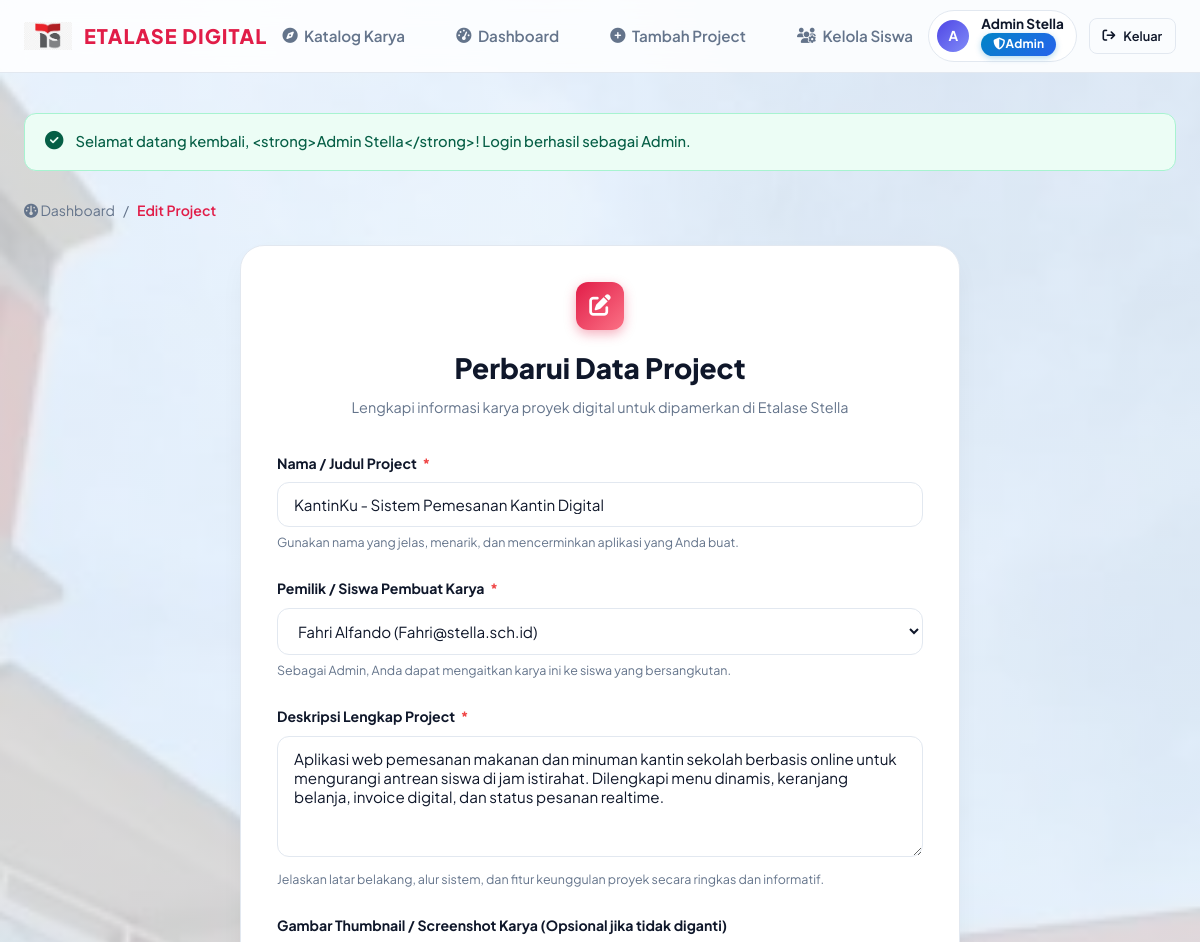
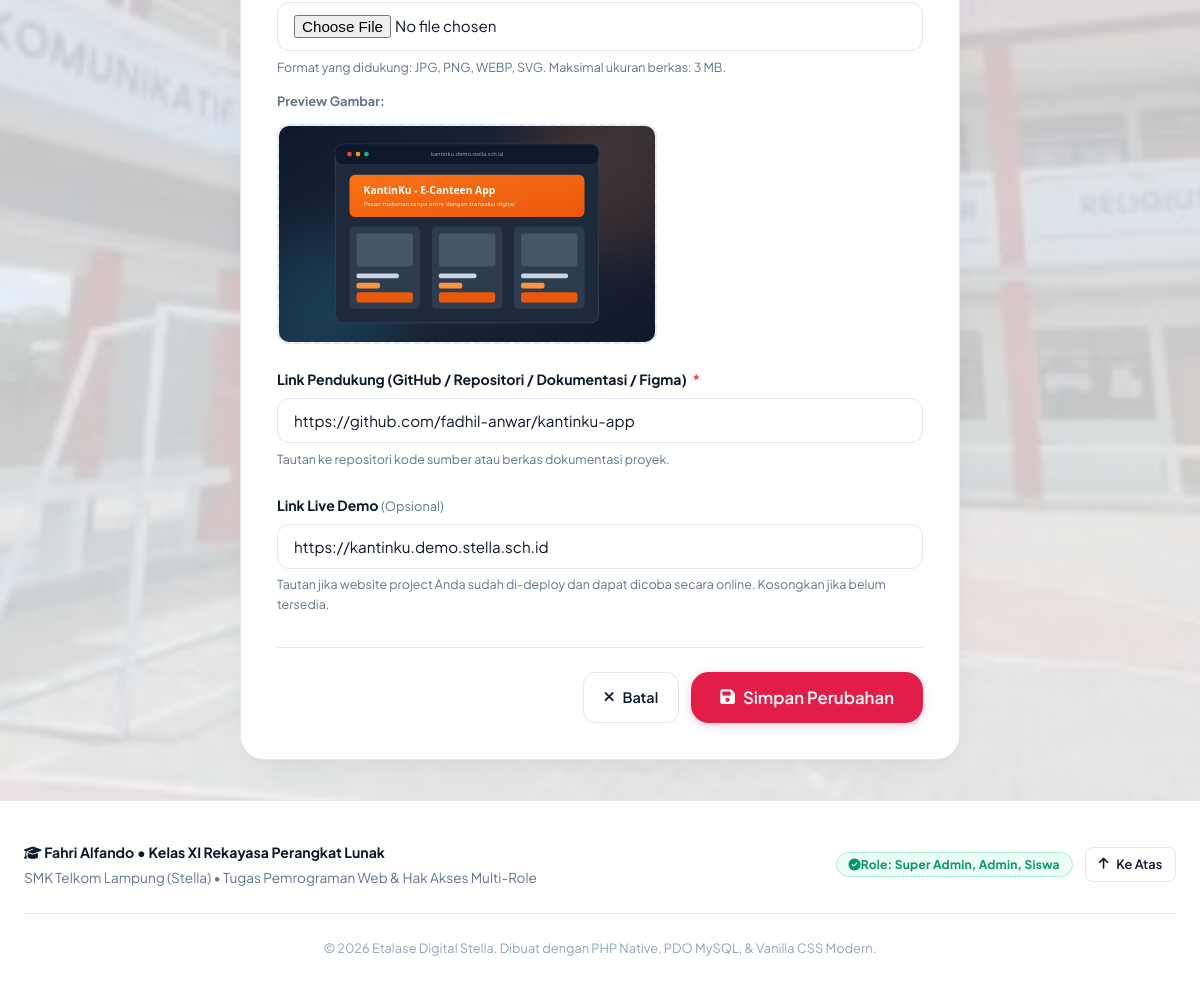
/project_form.php?id=1 (signed in), run on the app's committed database (2 pictures, top to bottom).
### tables this page shows
CREATE TABLE IF NOT EXISTS projects (
    id INT AUTO_INCREMENT PRIMARY KEY,
    user_id INT NOT NULL,
    nama_project VARCHAR(150) NOT NULL,
    deskripsi TEXT NOT NULL,
    gambar VARCHAR(255) NOT NULL,
    link_project VARCHAR(255) NOT NULL,
    demo VARCHAR(255) DEFAULT NULL,
    created_at TIMESTAMP DEFAULT CURRENT_TIMESTAMP,
    FOREIGN KEY (user_id) REFERENCES users(id) ON DELETE CASCADE
);

### project_form.php (the view, shortened to what this page needs)
<?php
require_once __DIR__ . '/config.php';
$currentRole = current_role();
$currentUserId = current_user_id();
$id = (int)($_GET['id'] ?? 0);
$isEdit = ($id > 0);
$project = null;
if ($isEdit) {
    $stmt = $pdo->prepare("SELECT * FROM projects WHERE id = :id");
    $stmt->execute(['id' => $id]);
    $project = $stmt->fetch();
}
$students = [];
if ($currentRole === 'super_admin' || $currentRole === 'admin') {
    $students = $pdo->query("SELECT id, nama, email FROM users WHERE role = 'siswa' ORDER BY nama ASC")->fetchAll();
}
require __DIR__ . '/header.php';
?>
<div style="margin-bottom: 1.5rem; display: flex; align-items: center; gap: 0.5rem; font-size: 0.88rem; color: var(--color-text-muted);">
    <a href="dashboard.php" style="color: var(--color-text-muted);"><i class="fa-solid fa-gauge"></i> Dashboard</a>
    <span>/</span>
    <span style="color: var(--color-primary); font-weight: 600;">
        <?= $isEdit ? 'Edit Project' : 'Tambah Project Baru' ?>
    </span>
</div>
<div class="form-card">
    <div style="margin-bottom: 2rem; text-align: center;">
        <div class="brand-icon" style="margin: 0 auto 1rem; width: 48px; height: 48px; font-size: 1.35rem;">
            <i class="fa-solid <?= $isEdit ? 'fa-pen-to-square' : 'fa-folder-plus' ?>"></i>
        </div>
        <h1 style="font-size: 1.75rem; font-weight: 800; color: var(--color-text-main); margin-bottom: 0.35rem;">
            <?= $isEdit ? 'Perbarui Data Project' : 'Publikasikan Project Baru' ?>
        </h1>
        <p style="color: var(--color-text-muted); font-size: 0.9rem;">
            Lengkapi informasi karya proyek digital untuk dipamerkan di Etalase Stella
        </p>
    </div>
    <form action="project_action.php" method="POST" enctype="multipart/form-data">
        <div class="form-group">
            <label for="namaProject" class="form-label">
                Nama / Judul Project <span class="required">*</span>
            </label>
            <input type="text" name="nama_project" id="namaProject" class="form-control" value="<?= e($project['nama_project'] ?? '') ?>" placeholder="Contoh: Aplikasi Pemesanan Kantin Digital" required autofocus>
            <div class="form-hint">Gunakan nama yang jelas, menarik, dan mencerminkan aplikasi yang Anda buat.</div>
        </div>
        <?php if ($currentRole === 'super_admin' || $currentRole === 'admin'): ?>
            <div class="form-group">
                <label for="userIdSelect" class="form-label">
                    Pemilik / Siswa Pembuat Karya <span class="required">*</span>
                </label>
                <select name="user_id" id="userIdSelect" class="form-control" required>
                    <?php foreach ($students as $stu): ?>
                        <?php
                        $selected = ($isEdit && (int)$project['user_id'] === (int)$stu['id']) ? 'selected' : '';
                        ?>
                        <option value="<?= $stu['id'] ?>" <?= $selected ?>>
                            <?= e($stu['nama']) ?> (<?= e($stu['email']) ?>)
                        </option>
                    <?php endforeach; ?>
                </select>
                <div class="form-hint">Sebagai <?= role_name($currentRole) ?>, Anda dapat mengaitkan karya ini ke siswa yang bersangkutan.</div>
            </div>
        <?php else: ?>
            <input type="hidden" name="user_id" value="<?= (int)$currentUserId ?>">
        <?php endif; ?>
        <div class="form-group">
            <label for="deskripsiProject" class="form-label">
                Deskripsi Lengkap Project <span class="required">*</span>
            </label>
            <textarea name="deskripsi" id="deskripsiProject" class="form-control" rows="5" placeholder="Jelaskan tujuan project, fitur utama, teknologi yang digunakan, dan manfaat aplikasi..." required><?= e($project['deskripsi'] ?? '') ?></textarea>
            <div class="form-hint">Jelaskan latar belakang, alur sistem, dan fitur keunggulan proyek secara ringkas dan informatif.</div>
        </div>
        <div class="form-group">
            <label for="gambarInput" class="form-label">
                Gambar Thumbnail / Screenshot Karya <?= $isEdit ? '(Opsional jika tidak diganti)' : '<span class="required">*</span>' ?>
            </label>
            <input type="file" name="gambar" id="gambarInput" class="form-control" accept="image/png, image/jpeg, image/webp, image/svg+xml" <?= $isEdit ? '' : '' ?>>
            <div class="form-hint">Format yang didukung: JPG, PNG, WEBP, SVG. Maksimal ukuran berkas: 3 MB.</div>
            <div style="margin-top: 0.85rem;">
                <span style="font-size: 0.8rem; font-weight: 700; color: var(--color-text-muted); display: block; margin-bottom: 0.35rem;">
                    Preview Gambar:
                </span>
                <div class="image-preview-wrapper">
                    <?php
                    $currentImg = (!empty($project['gambar'])) ? 'uploads/projects/' . $project['gambar'] : 'uploads/projects/default-project.svg';
                    ?>
                    <img id="imagePreview" src="<?= e($currentImg) ?>" alt="Preview Gambar Project">
                </div>
            </div>
        </div>
        <div class="form-group">
            <label for="linkProject" class="form-label">
                Link Pendukung (GitHub / Repositori / Dokumentasi / Figma) <span class="required">*</span>
            </label>
            <div style="position: relative;">
                <input type="url" name="link_project" id="linkProject" class="form-control" value="<?= e($project['link_project'] ?? '') ?>" placeholder="https://github.com/username/project-kamu" required>
            </div>
            <div class="form-hint">Tautan ke repositori kode sumber atau berkas dokumentasi proyek.</div>
        </div>
        <div class="form-group">
            <label for="demoUrl" class="form-label">
                Link Live Demo <span style="font-weight: normal; color: var(--color-text-muted); font-size: 0.8rem;">(Opsional)</span>
            </label>
            <input type="url" name="demo" id="demoUrl" class="form-control" value="<?= e($project['demo'] ?? '') ?>" placeholder="https://demo-project-kamu.vercel.app">
            <div class="form-hint">Tautan jika website project Anda sudah di-deploy dan dapat dicoba secara online. Kosongkan jika belum tersedia.</div>
        </div>
        <div style="display: flex; gap: 0.75rem; justify-content: flex-end; margin-top: 2rem; padding-top: 1.5rem; border-top: 1px solid var(--color-border);">
            <a href="dashboard.php" class="btn btn-outline">
                <i class="fa-solid fa-xmark"></i> Batal
            </a>
            <button type="submit" class="btn btn-primary btn-lg">
                <i class="fa-solid fa-floppy-disk"></i> <?= $isEdit ? 'Simpan Perubahan' : 'Publikasikan Project' ?>
            </button>
        </div>
    </form>
</div>
<?php require __DIR__ . '/footer.php'; ?>

### style.css (style rules this page uses)
:root { --font-main: 'Plus Jakarta Sans', system-ui, -apple-system, sans-serif; --color-primary: #e11d48; --color-primary-hover: #be123c; --color-primary-light: #ffe4e6; --color-indigo: #4f46e5; --color-indigo-hover: #4338ca; --color-indigo-light: #e0e7ff; --color-bg: #f8fafc; --color-surface: #ffffff; --color-surface-muted: #f1f5f9; --color-border: #e2e8f0; --color-border-hover: #cbd5e1; --color-text-main: #0f172a; --color-text-muted: #64748b; --color-text-light: #94a3b8; --color-success: #10b981; --color-warning: #f59e0b; --color-danger: #ef4444; --color-info: #06b6d4; --shadow-sm: 0 1px 2px 0 rgb(0 0 0 / 0.05); --shadow-md: 0 4px 6px -1px rgb(0 0 0 / 0.07), 0 2px 4px -2px rgb(0 0 0 / 0.05); --shadow-lg: 0 10px 15px -3px rgb(0 0 0 / 0.08), 0 4px 6px -4px rgb(0 0 0 / 0.04); --shadow-xl: 0 20px 25px -5px rgb(0 0 0 / 0.1), 0 8px 10px -6px rgb(0 0 0 / 0.05); --shadow-card: 0 10px 30px -10px rgba(15, 23, 42, 0.08); --radius-sm: 8px; --radius-md: 12px; --radius-lg: 18px; --radius-xl: 24px; --radius-full: 9999px; --transition: all 0.2s cubic-bezier(0.4, 0, 0.2, 1); }
*, *::before, *::after { box-sizing: border-box; margin: 0; padding: 0; }
body { font-family: var(--font-main); background-color: var(--color-bg); background-image: linear-gradient(rgba(248, 250, 252, 0.78), rgba(248, 250, 252, 0.78)), url("assets/images/background.jpg"); background-size: cover; background-position: center; background-repeat: no-repeat; background-attachment: fixed; color: var(--color-text-main); line-height: 1.6; min-height: 100vh; display: flex; flex-direction: column; -webkit-font-smoothing: antialiased; }
a { color: inherit; text-decoration: none; transition: var(--transition); }
img { max-width: 100%; height: auto; display: block; }
.brand-icon { width: 40px; height: 40px; background: linear-gradient(135deg, var(--color-primary), #fb7185); border-radius: var(--radius-md); display: flex; align-items: center; justify-content: center; color: #fff; font-size: 1.2rem; box-shadow: 0 4px 12px rgba(225, 29, 72, 0.35); }
.btn { display: inline-flex; align-items: center; justify-content: center; gap: 0.5rem; font-family: inherit; font-size: 0.9rem; font-weight: 600; padding: 0.65rem 1.25rem; border-radius: var(--radius-md); border: 1px solid transparent; cursor: pointer; transition: var(--transition); text-decoration: none; white-space: nowrap; }
.btn-primary { background: var(--color-primary); color: #ffffff; box-shadow: 0 2px 8px rgba(225, 29, 72, 0.25); }
.btn-outline { background: transparent; border-color: var(--color-border); color: var(--color-text-main); }
.btn-lg { padding: 0.85rem 1.75rem; font-size: 1.05rem; border-radius: var(--radius-lg); }
.form-card { background: var(--color-surface); border: 1px solid var(--color-border); border-radius: var(--radius-xl); padding: 2.25rem; box-shadow: var(--shadow-card); max-width: 720px; margin: 0 auto; }
.form-group { margin-bottom: 1.5rem; }
.form-label { display: block; font-size: 0.88rem; font-weight: 700; color: var(--color-text-main); margin-bottom: 0.5rem; }
.form-label .required { color: var(--color-danger); margin-left: 0.2rem; }
.form-control { width: 100%; padding: 0.75rem 1rem; font-family: inherit; font-size: 0.95rem; border: 1px solid var(--color-border); border-radius: var(--radius-md); background: #ffffff; color: var(--color-text-main); transition: var(--transition); }
textarea.form-control { resize: vertical; min-height: 120px; }
.form-hint { font-size: 0.78rem; color: var(--color-text-muted); margin-top: 0.4rem; }
.image-preview-wrapper { margin-top: 0.75rem; width: 100%; max-width: 380px; height: 220px; border-radius: var(--radius-md); border: 2px dashed var(--color-border); background: var(--color-surface-muted); display: flex; align-items: center; justify-content: center; overflow: hidden; position: relative; }
.image-preview-wrapper img { width: 100%; height: 100%; object-fit: cover; }

### data on the page
projects: nama_project "KantinKu - Sistem Pemesanan Kantin Digital", deskripsi "Aplikasi web pemesanan makanan dan minuman kantin sekolah berbasis online untuk mengurangi antrean siswa di jam istirahat. Dilengkapi menu dinamis, keranjang belanja, invoice digital, dan status pesanan realtime.", gambar (picture), link_project "https://github.com/fadhil-anwar/kantinku-app", demo "https://kantinku.demo.stella.sch.id"

### other printed values
substr($currentUser['nama'], 0, 1) "A"
$currentUser['nama'] "Admin Stella"
$flash['message'] "Selamat datang kembali, <strong>Admin Stella</strong>! Login berhasil sebagai Admin."
role_name($currentRole) "Admin"
form field user_id "Fahri Alfando (Fahri@stella.sch.id)"
